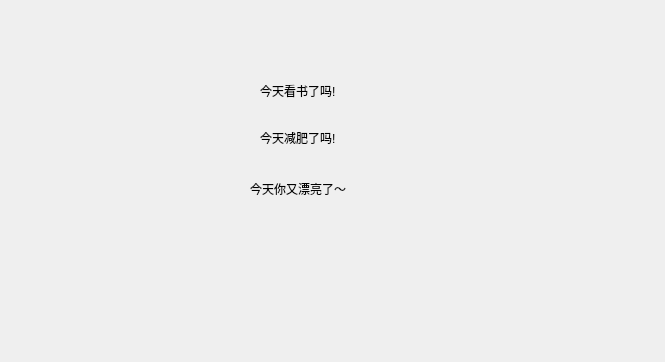
<?xml version="1.0" encoding="UTF-8"?>
<ui version="4.0">
 <class>MainWindow</class>
 <widget class="QMainWindow" name="MainWindow">
  <property name="geometry">
   <rect>
    <x>0</x>
    <y>0</y>
    <width>665</width>
    <height>362</height>
   </rect>
  </property>
  <property name="windowTitle">
   <string>MainWindow</string>
  </property>
  <widget class="QWidget" name="centralWidget">
   <widget class="QLabel" name="label">
    <property name="geometry">
     <rect>
      <x>260</x>
      <y>80</y>
      <width>101</width>
      <height>21</height>
     </rect>
    </property>
    <property name="font">
     <font>
      <weight>50</weight>
      <bold>false</bold>
     </font>
    </property>
    <property name="text">
     <string>今天看书了吗!</string>
    </property>
   </widget>
   <widget class="QLabel" name="label_2">
    <property name="geometry">
     <rect>
      <x>260</x>
      <y>130</y>
      <width>90</width>
      <height>15</height>
     </rect>
    </property>
    <property name="text">
     <string>今天减肥了吗!</string>
    </property>
   </widget>
   <widget class="QLabel" name="label_3">
    <property name="geometry">
     <rect>
      <x>250</x>
      <y>180</y>
      <width>126</width>
      <height>18</height>
     </rect>
    </property>
    <property name="text">
     <string>今天你又漂亮了～</string>
    </property>
   </widget>
  </widget>
 </widget>
 <layoutdefault spacing="6" margin="11"/>
 <resources/>
 <connections/>
</ui>
